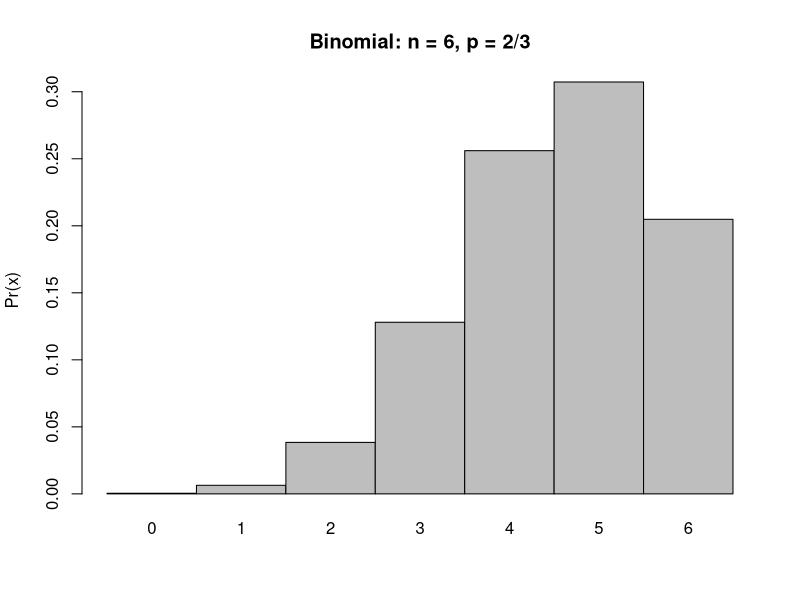
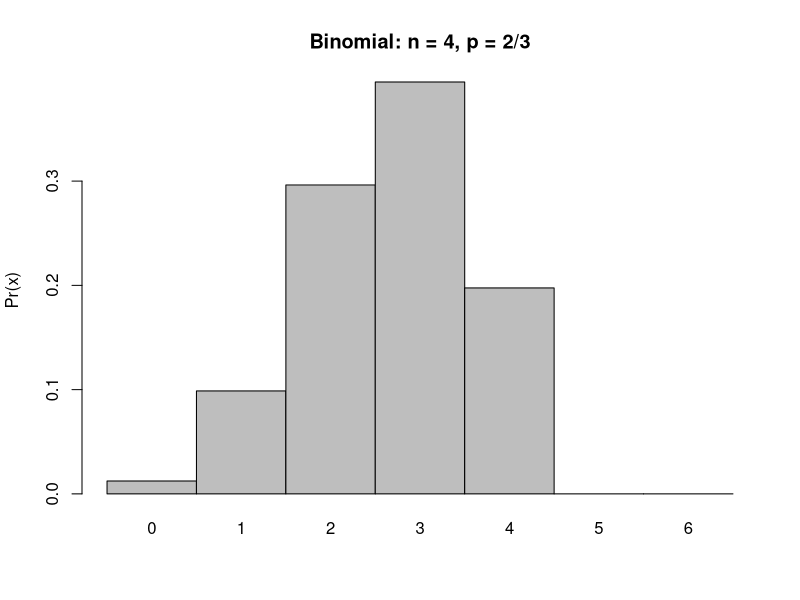
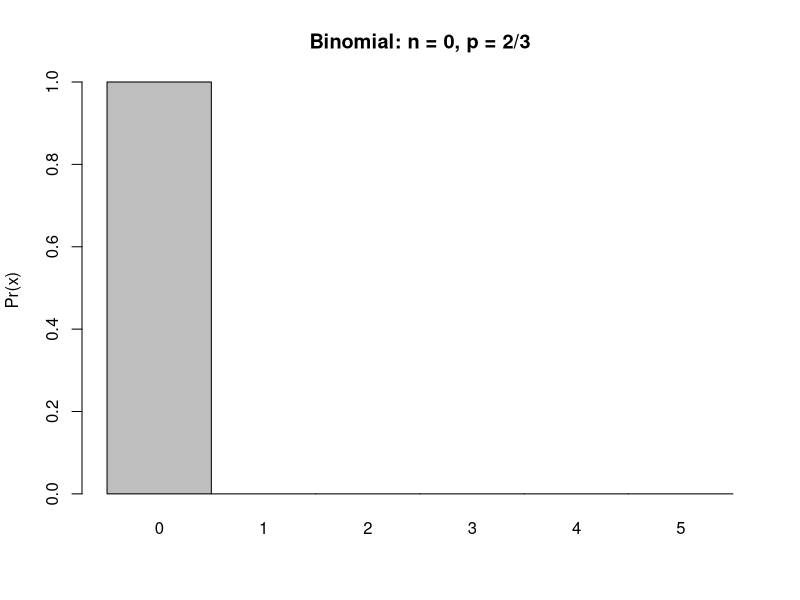
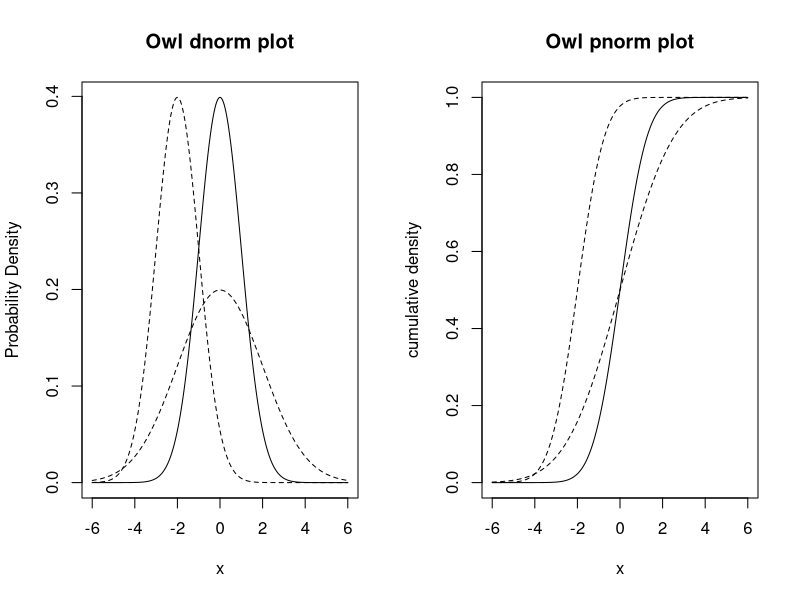
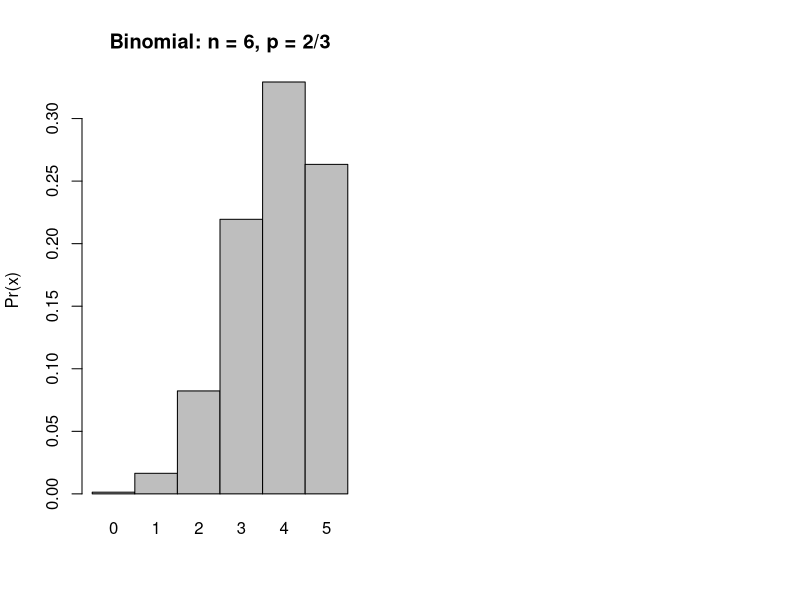

The R source for these figures, in order:
## ---- chunk 1
knitr::opts_chunk$set(echo = TRUE)

## ---- chunk 2
x_bin = 0:6
y_bin_2 = dbinom(x_bin, size = 7, prob = 2/3)

barplot(
  height = y_bin_2,
  # the names to print with each bar:
  names.arg = x_bin,
  # Tells R to remove space between bars:
  space = 0,
  ylab = "Pr(x)",
  main = "Binomial: n = 6, p = 2/3")
## ---- chunk 3

x_bin = 0:6
y_bin_2 = dbinom(x_bin, size = 4, prob = 2/3)

barplot(
  height = y_bin_2,
  # the names to print with each bar:
  names.arg = x_bin,
  # Tells R to remove space between bars:
  space = 0,
  ylab = "Pr(x)",
  main = "Binomial: n = 4, p = 2/3")
## ---- chunk 4

x_bin = 0:5
y_bin_2 = dbinom(x_bin, size = 0, prob = 3.043248e-05)

barplot(
  height = y_bin_2,
  # the names to print with each bar:
  names.arg = x_bin,
  # Tells R to remove space between bars:
  space = 0,
  ylab = "Pr(x)",
  main = "Binomial: n = 0, p = 2/3")

## ---- chunk 5
x_bin = 0:6
y_bin_2 = pbinom(q = 4, prob = 2/3, size = 6, lower.tail = TRUE, log.p = FALSE)


## ---- chunk 6
1 - ppois(q = 7, lambda = 10.4)

## ---- chunk 7
1-pbinom(q = 4, size = 6, prob = 2/3)
## ---- chunk 8
pbinom(q = 1, size = 8, prob = 0.24)
## ---- chunk 9
a = pbinom(q = 1, size = 8, prob = 0.24)

b = pbinom(q = 2, size = 8, prob = 0.24)

c= b - a

## ---- chunk 10
par(mfrow = c(1, 2))

# How many points?
n = 1000

# Create a vector of x-values from -4 to 4:
x = seq(from = -6, to = 6, length.out = n)

# Create the corresponding y-values:
y = dnorm(x, mean = 0, sd = 1)
plot(y ~ x, type = "l", ylab = "Probability Density", main = "Owl dnorm plot")

y_2 = dnorm(x, mean = 0, sd = 2)
points(y_2 ~ x, type = "l", lty  = 2)

y_3 = dnorm(x, mean = -2, sd = 1)
points(y_3 ~ x, type = "l", lty  = 2)

y_cdf_1 = pnorm(x, mean = 0, sd = 1)
plot(y_cdf_1 ~ x, type = "l", ylab = "cumulative density", main = "Owl pnorm plot")

y_cdf_2 = pnorm(x, mean = 0, sd = 2)
points(y_cdf_2 ~ x, type = "l", lty = 2)

y_cdf_3 = pnorm(x, mean = -2 , sd = 1)
points(y_cdf_3 ~ x, type = "l", lty = 2)
## ---- chunk 11
x_bin = 0:5
y_bin_2 = dbinom(x_bin, size = 6, prob = 2/3)

barplot(
  height = y_bin_2,
  # the names to print with each bar:
  names.arg = x_bin,
  # Tells R to remove space between bars:
  space = 0,
  ylab = "Pr(x)",
  main = "Binomial: n = 6, p = 2/3")

